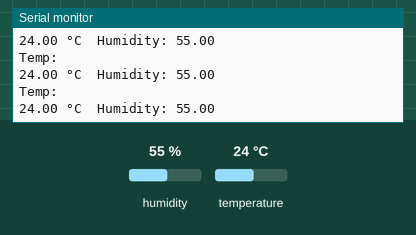
Recording of a sketch running on a simulated ESP32. Parts: the last lines printed to the serial monitor. The inputs (shaded band) are chosen by the test bench; at power-on: humidity 55 %, temperature 24 °C.

Above: at 2.8 s.
2.9 s: humidity set to 22 %
At 5.5 s:
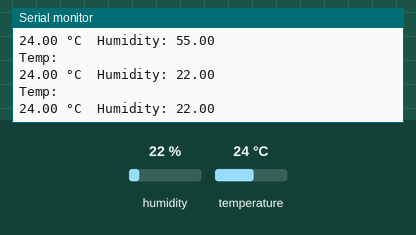
5.6 s: temperature set to 12 °C
At 7.7 s:
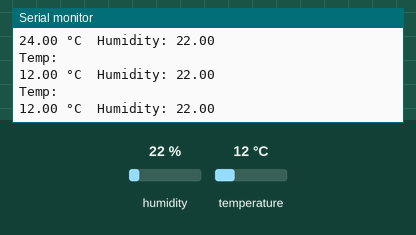
8.3 s: humidity set to 40 %
At 10.6 s:
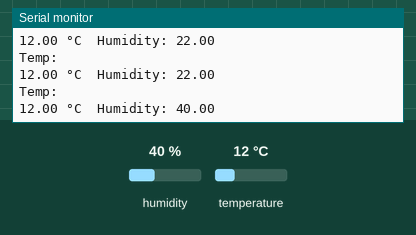
Timing chart, 0 to 12.1 s (numbered marks = the images above; inputs shaded):
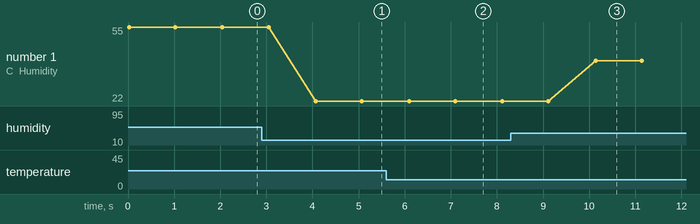

Measured:
- after the input at 2.9 s, the serial monitor: prints a new line after 1.2 s (image 1)
- after the input at 5.6 s, the serial monitor: prints a new line after 0.49 s (image 2)
- after the input at 8.3 s, the serial monitor: prints a new line after 1.8 s (image 3)
- plotted number 1: 55 → 22 after the input at 2.9 s, 22 → 40 after the input at 8.3 s

The sketch:

check_DHT11.ino
```cpp
#include <DHT.h>

#define DHT_PIN 27
#define DHT_TYPE DHT11

DHT dht(DHT_PIN, DHT_TYPE);

void setup(){
  Serial.begin(9600);
  dht.begin();
}

void loop(){
  float temp = dht.readTemperature();
  float hum = dht.readHumidity();

  Serial.println("Temp: ");
  Serial.print(temp);
  Serial.print(" °C  Humidity: ");
  Serial.println(hum);

  delay(1000);
}
```
